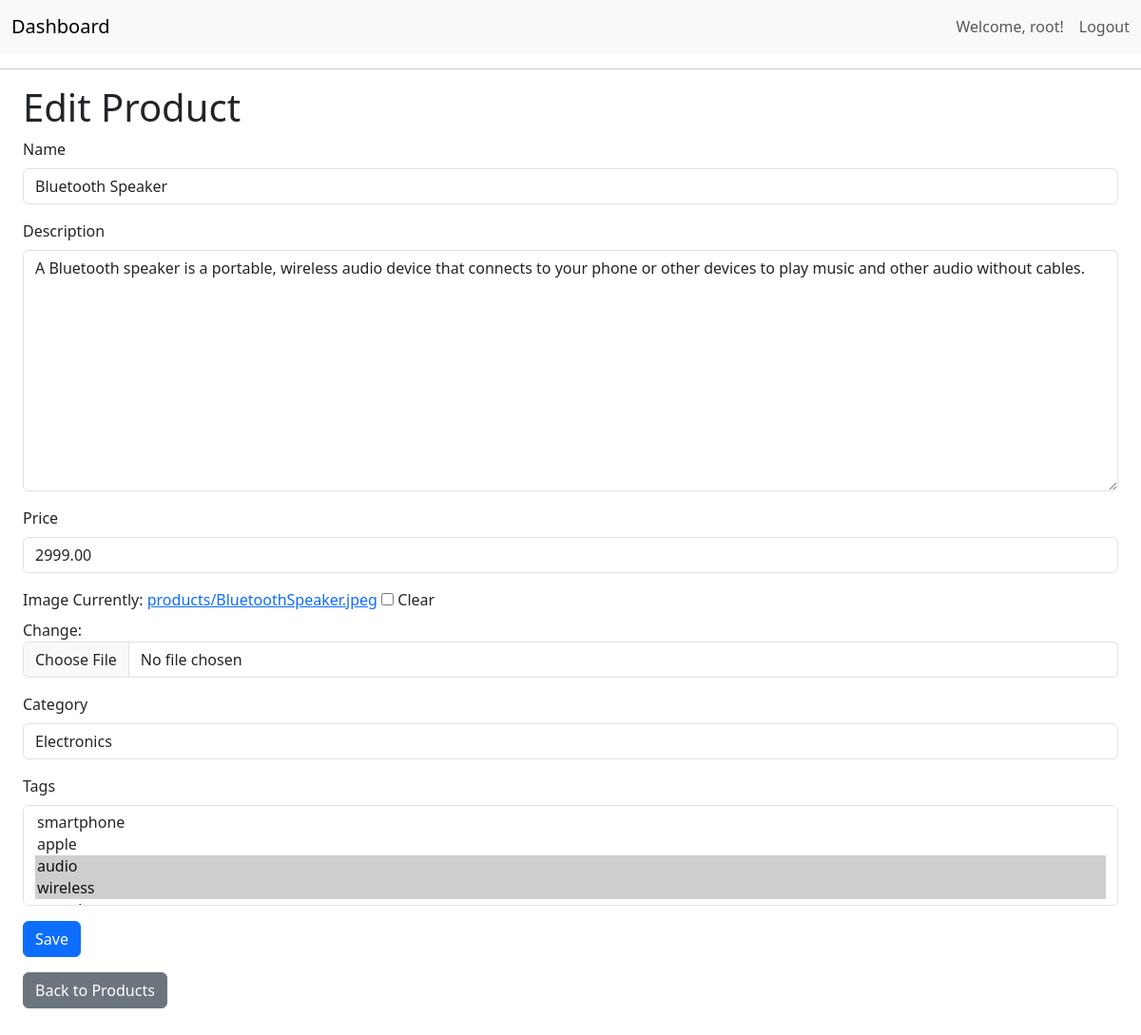
/store/products/2/edit/ (signed in), run on the app's committed database.
### store/models.py (models this page shows, shortened)
class Product(models.Model):
    name = models.CharField(max_length=200)
    description = models.TextField(blank=True)
    price = models.DecimalField(max_digits=10, decimal_places=2)
    image = models.ImageField(upload_to='products/', blank=True, null=True)
    category = models.ForeignKey(Category, on_delete=models.CASCADE, related_name='products')
    tags = models.ManyToManyField(Tag, blank=True, related_name='products')
    vendor = models.ForeignKey(User, on_delete=models.CASCADE, related_name='products')
    created_at = models.DateTimeField(auto_now_add=True)
    updated_at = models.DateTimeField(auto_now=True)

### store/views.py (the view)
# urls.py: path('products/<int:pk>/edit/', views.ProductUpdateView.as_view(), name='product_edit'),
class ProductUpdateView(LoginRequiredMixin, UpdateView):
    model = Product
    fields = ['name', 'description', 'price', 'image', 'category', 'tags']
    template_name = 'store/product_form.html'
    success_url = reverse_lazy('store:product_list')
    def get_queryset(self):
        return Product.objects.filter(vendor=self.request.user)
    def get_form(self, *args, **kwargs):
        form = super().get_form(*args, **kwargs)
        form.fields['category'].queryset = Category.objects.filter(vendor=self.request.user)
        return form

### store/models.py (called while the page is built)
    def __str__(self):
        return self.name

    def __str__(self):
        return self.name

### templates/store/product_form.html (shortened to what this page needs)
{% extends "base.html" %}
{% load widget_tweaks %}
{% block content %}
<h1>{% if object %}Edit{% else %}Add{% endif %} Product</h1>
<form method="post" enctype="multipart/form-data" novalidate>
  {% for field in form %}
    <div class="mb-3">
      <label for="{{ field.id_for_label }}" class="form-label">{{ field.label }}</label>
      {{ field|add_class:"form-control" }}
    </div>
  {% endfor %}
  <button type="submit" class="btn btn-primary">Save</button>
</form>
<a href="{% url 'store:product_list' %}" class="btn btn-secondary mt-3">Back to Products</a>
{% endblock %}

### templates/base.html (shortened to what this page needs)
<!DOCTYPE html>
<html>
<head>
    <link href="https://cdn.jsdelivr.net/npm/bootstrap@5.3.0/dist/css/bootstrap.min.css" rel="stylesheet">
</head>
<body>
    <header>
        <nav class="navbar navbar-expand-lg navbar-light bg-light">
            <div class="container-fluid">
                <a class="navbar-brand" href="{% url 'store:dashboard' %}">Dashboard</a>
                <div class="collapse navbar-collapse" id="navbarNav">
                    <ul class="navbar-nav ms-auto">
                        {% if user.is_authenticated %}
                            <li class="nav-item">
                                <span class="nav-link">Welcome, {{ user.username }}!</span>
                            </li>
                            <li class="nav-item">
                                <form action="{% url 'logout' %}" method="post" class="d-inline">
                                    <button type="submit" class="btn btn-link nav-link" style="padding-right:0;">Logout</button>
                                </form>
                            </li>
                        {% else %}
                            <li class="nav-item">
                                <a class="nav-link" href="{% url 'login' %}">Login</a>
                            </li>
                        {% endif %}
                    </ul>
                </div>
            </div>
        </nav>
    </header>
    <hr>
    <main class="mx-4 mb-5">
        {% block content %}
        {% endblock %}
    </main>
</body>
</html>

### data on the page
Product: form "Bluetooth Speaker" "A Bluetooth speaker is a portable, wireless audio device that connects to your phone or other devices to play music and other audio without cables." "2999.00" "Electronics"

### other printed values
{{ user.username }} "root"
{{ field.label }} "Name" "Description" "Price" "Image" "Category" "Tags"
